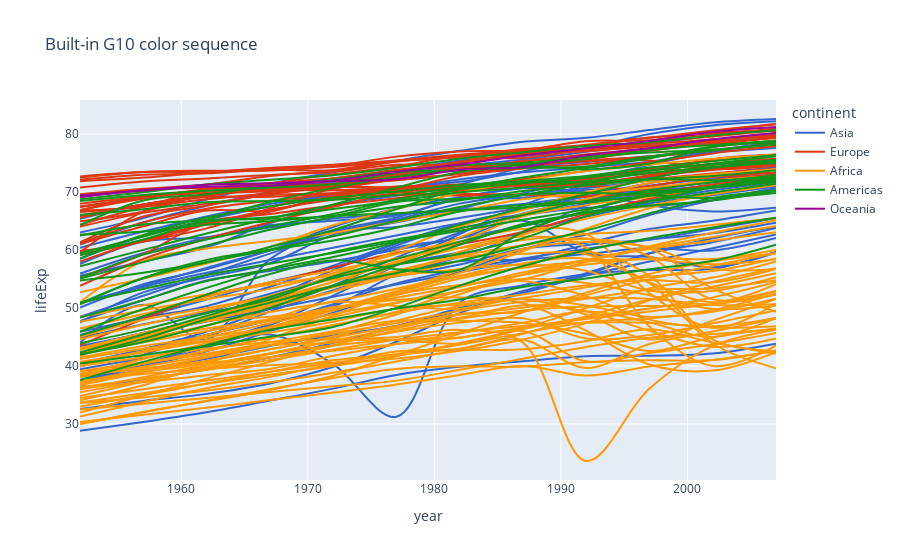

Here is the notebook cell this chart was saved with:
### Markdown cell above
### color in plotly chart
first set `color=''`, on which column whant to apply, then below one
- method 1: (using color group name): 
    - `color_discrete_sequence=px.colors.qualitative.G10`
- method 2: (using color name): after three qauntity color will repeat
    - `color_discrete_sequence=['#636EFA', '#EF553B', '#00CC96']`

### Code cell
df = px.data.gapminder()
fig = px.line(df, y="lifeExp", x="year", color="continent", line_group="country",
              line_shape="spline", render_mode="svg",
             color_discrete_sequence=px.colors.qualitative.G10,
             title="Built-in G10 color sequence")

fig.show()
